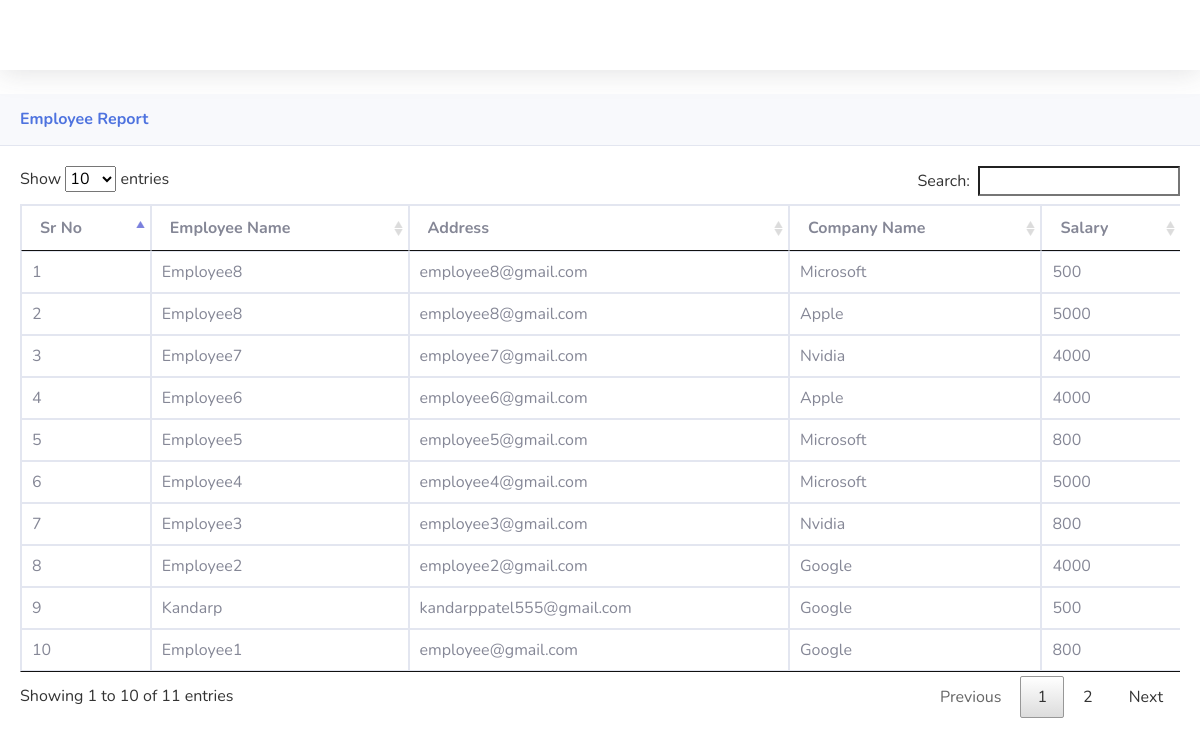
The page / on the database its author committed.
### tables this page shows
CREATE TABLE `employee` (
  `id` int(50) NOT NULL,
  `name` varchar(50) NOT NULL,
  `email` varchar(50) NOT NULL,
  `user_type` varchar(50) NOT NULL,
  `password` varchar(50) NOT NULL,
  `company_id` int(50) NOT NULL,
  `salary_id` int(50) NOT NULL
);

CREATE TABLE `company` (
  `id` int(50) NOT NULL,
  `company_name` varchar(50) NOT NULL,
  `company_address` varchar(50) NOT NULL,
  `employees` int(50) NOT NULL
);

CREATE TABLE `salary` (
  `id` int(50) NOT NULL,
  `salary_amount` int(50) NOT NULL,
  `salary_period` int(50) NOT NULL
);

### application/controllers/Welcome.php (called while the page is built, shortened)
<?php
class Welcome extends CI_Controller {
	function __construct()
	{
        $this->load->model('admin/welcome_model','model');
	}
	public function index()
	{
		$data['data'] = $this->model->Employee();
		$this->load->view('welcome_page', $data);
	}
}

### index.php (called while the page is built, shortened)
<?php
require_once BASEPATH.'core/CodeIgniter.php';

### application/models/admin/Welcome_model.php (called while the page is built, shortened)
<?php
class Welcome_model extends CI_Model {
    public function Employee(){
        $this->db->select('*');
        $this->db->from('employee b');
        $this->db->join('company c','b.company_id=c.id','left');
        $this->db->join('salary s','b.salary_id=s.id','left');
        $this->db->order_by('b.id', 'desc');
        $data = $this->db->get()->result_array();
        return $data;
    }
}
?>

### application/views/welcome_page.php (the view, shortened to what this page needs)
<!DOCTYPE html>
<html lang="en">
<head>
    <link href="<?php echo base_url('assets/vendor/fontawesome-free/css/all.min.css'); ?>" rel="stylesheet" type="text/css">
    <link href="<?php echo base_url('assets/css/sb-admin-2.min.css'); ?>" rel="stylesheet">
    <link href="<?php echo base_url('assets/datatable/datatables.min.css'); ?>" rel="stylesheet">
</head>
<div id="content-wrapper" class="d-flex flex-column">
<div id="content">
  <nav class="navbar navbar-expand navbar-light bg-white topbar mb-4 static-top shadow">
  </nav>
                <div class="card-header py-3">
                    <h6 class="m-0 font-weight-bold text-primary">Employee Report</h6>
                </div>
                <div class="card-body">
                    <div class="table-responsive">
                        <table class="table table-bordered" id="dataTable" cellspacing="0">
                            <thead>
                                <tr>
                                    <th>Sr No</th>
                                    <th>Employee Name</th>
                                    <th>Address</th>
                                    <th>Company Name</th>
                                    <th>Salary</th>
                                </tr>
                            </thead>
                            <tbody>
                                <?php
                                $i=1;
                                if(count($data) > 0){
                                foreach($data as $data):
                                ?>
                                    <tr>
                                        <td><?=$i;?></td>
                                        <td><?=$data['name'];?></td>
                                        <td><?=$data['email']; ?></td>
                                        <td><?=$data['company_name']; ?></td>
                                        <td><?=$data['salary_amount']; ?></td>
                                    </tr>
                                <?php
                                $i++;
                                endforeach;
                                }else{ ?>
                                    <tr><td colspan="11">No Data Found.</td></tr>
                                <?php } ?>
                            </tbody>
                        </table>
                    </div>
                </div>
            </div>

### rows shown on the page
employee: name "Employee8", email "employee8@gmail.com", company.company_name "Microsoft", salary.salary_amount "500"
employee: name "Employee8", email "employee8@gmail.com", company.company_name "Apple", salary.salary_amount "5000"
employee: name "Employee7", email "employee7@gmail.com", company.company_name "Nvidia", salary.salary_amount "4000"
employee: name "Employee6", email "employee6@gmail.com", company.company_name "Apple", salary.salary_amount "4000"
employee: name "Employee5", email "employee5@gmail.com", company.company_name "Microsoft", salary.salary_amount "800"
employee: name "Employee4", email "employee4@gmail.com", company.company_name "Microsoft", salary.salary_amount "5000"
employee: name "Employee3", email "employee3@gmail.com", company.company_name "Nvidia", salary.salary_amount "800"
employee: name "Employee2", email "employee2@gmail.com", company.company_name "Google", salary.salary_amount "4000"
employee: name "Kandarp", email "kandarppatel555@gmail.com", company.company_name "Google", salary.salary_amount "500"
employee: name "Employee1", email "employee@gmail.com", company.company_name "Google", salary.salary_amount "800"
